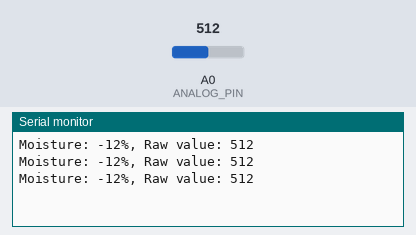
This sketch was run on a simulated Arduino Uno, built with avr-gcc and run on an emulated ATmega328P. Shown: the last lines printed to the serial monitor. The inputs (shaded band) are chosen by the test bench; at power-on: A0 (ANALOG_PIN) = 512.

Above: at 1.3 s.
1.4 s: A0 (ANALOG_PIN) set to 716
At 1.9 s:
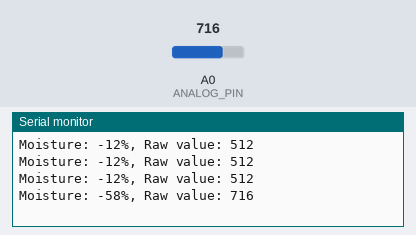
2.9 s: A0 (ANALOG_PIN) set to 900
At 3.4 s:
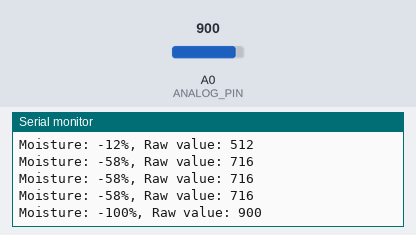
Timing chart, 0 to 5.9 s (numbered marks = the images above; inputs shaded):
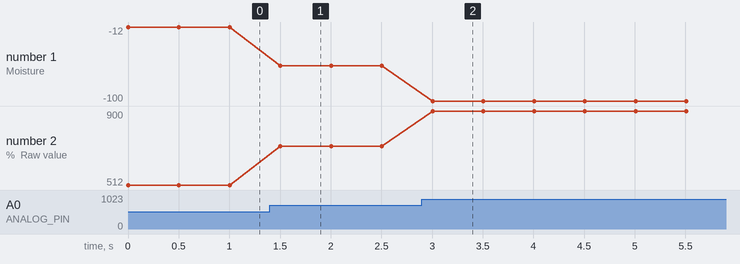

The sketch:

06_soil_moisture.ino
```cpp
/**
 * Measure soil moisture.
 *
 * Components:
 * 1. Soil moisture sensors module (the one that has LM393 Comparator IC)
 *
 * Objectives:
 * 1. Measure the moisture value from analog input
 */

/** Connected to the A0 pin (both MCU and LM393) */
static const int ANALOG_PIN = A0;

/** Raw value from analogRead() */
static int soilValue = 0;

/** Mapped value (to precentage) from raw value above */
static int mappedSoilValue = 0;

void setup() {
    Serial.begin(9600);
}

void loop() {
    soilValue = analogRead(ANALOG_PIN);                         // When not sensing the soil (probe are not connected to the object) my sensor give me
    mappedSoilValue = map(soilValue, 455, 10, 0, 100);          // raw value about 455. You should adjust it depends with yours.

    Serial.print("Moisture: ");                                 // Moisture: 0%, Raw value: 455
    Serial.print(mappedSoilValue);
    Serial.print("%");
    Serial.print(", Raw value: ");
    Serial.println(soilValue);

    delay(500);
}
```

Measured:
- after the input at 1.4 s, the serial monitor: prints a new line after 0.10 s (image 1)
- after the input at 2.9 s, the serial monitor: prints a new line after 0.10 s (image 2)
- plotted number 1: -12 → -58 after the input at 1.4 s, -58 → -100 after the input at 2.9 s
- plotted number 2: 512 → 716 after the input at 1.4 s, 716 → 900 after the input at 2.9 s
